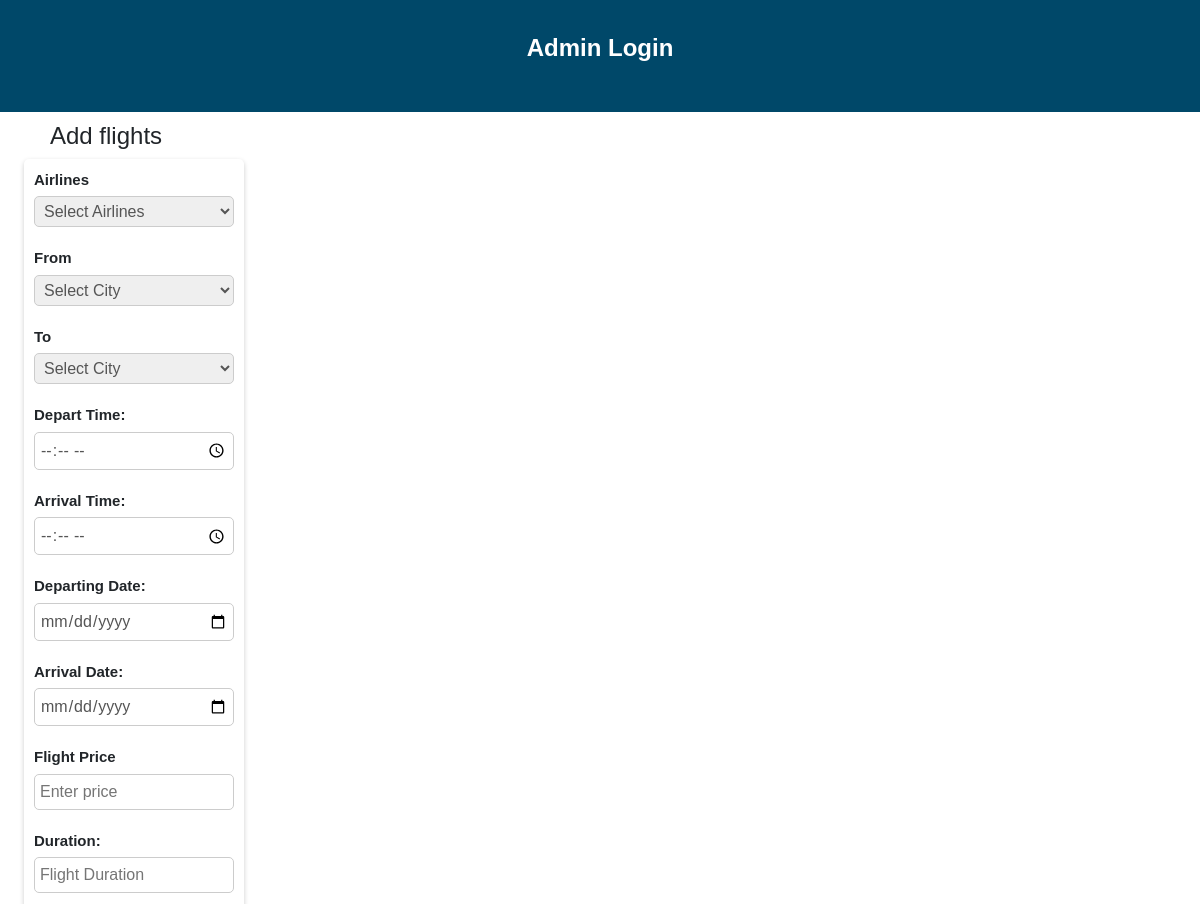
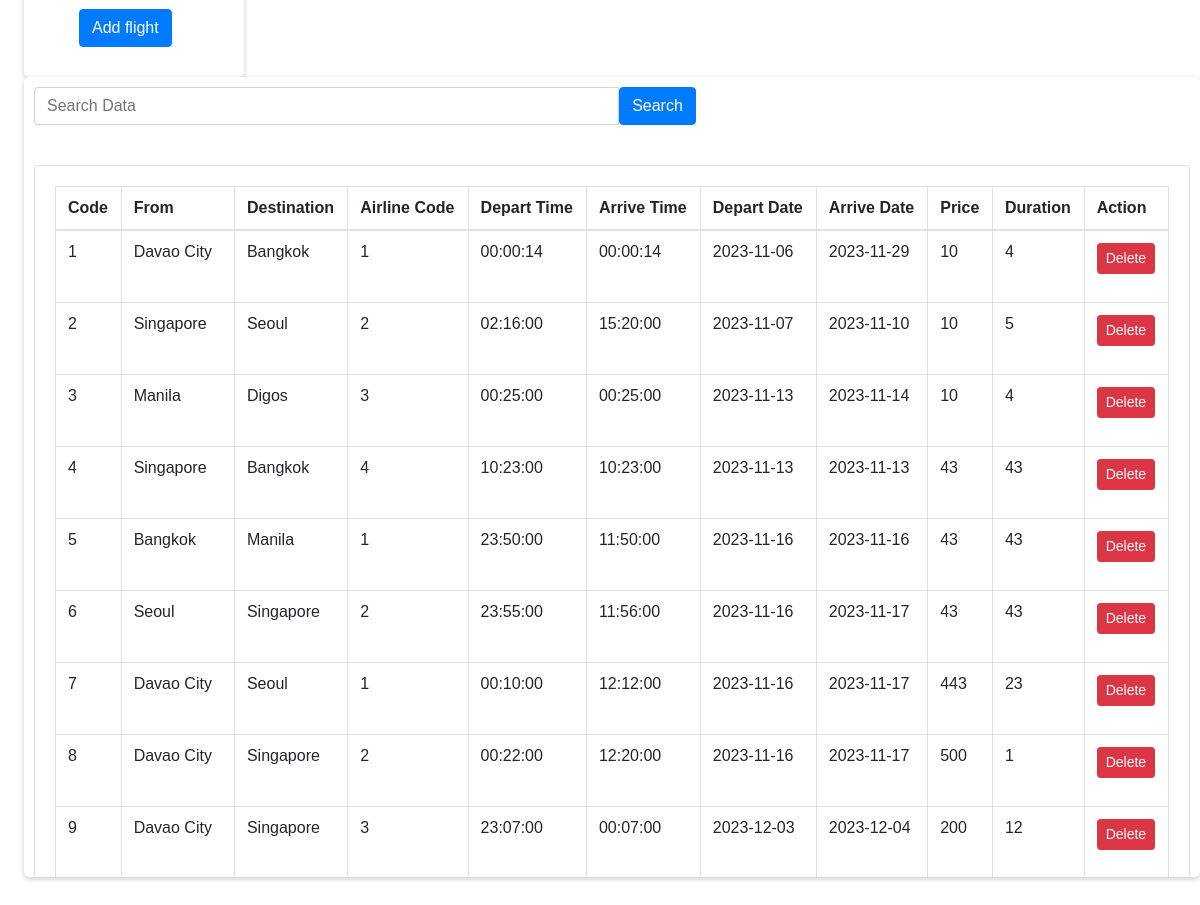
The app's page /admin/flights.php with its own data (2 pictures, top to bottom).
### tables this page shows
CREATE TABLE `flights` (
  `flight_id` int(255) NOT NULL,
  `from` varchar(45) NOT NULL,
  `to` varchar(45) NOT NULL,
  `depart_time` time NOT NULL,
  `airlines_id` int(255) NOT NULL,
  `arrive_time` time NOT NULL,
  `depart_date` date NOT NULL,
  `arrive_date` date NOT NULL,
  `price` int(255) NOT NULL,
  `duration` varchar(45) NOT NULL
);

### admin/flights.php (the view, shortened to what this page needs)
<?php
    include "includes/admin-header.php";
    include "includes/admin-head.php";
?>
<div class="body">
    <h1>Add flights</h1>
    <div class="container1">
         <form action="includes/flight.php" method="post" id="flight-form">
            <div class="input-container">
                <label for="airlines_id">Airlines</label>
                <select id="airlines_id" name="airlines_id" placeholder="Select Airlines" required>
                    <option value="">Select Airlines</option>
                </select>
            </div>
            <div class="input-container">
                <label for="from">From</label>
                <select id="from" name="from" placeholder="Select City" required>
                    <option value="">Select City</option>
                </select>
            </div>
            <div class="input-container">
                <label for="to">To</label>
                <select id="to" name="to" placeholder="Select City" required>
                    <option value="">Select City</option>
                    <?php
                    $query = "SELECT * FROM cities";
                    ?>
                </select>
            </div>
            <div class="input-container">
                <label for="depart-time">Depart Time:</label>
                <input type="time" id="depart-time" name="depart_time" placeholder="Enter departure time" required onchange="calculateDuration()">
            </div>
            <div class="input-container">
                <label for="arrival-time">Arrival Time:</label>
                <input type="time" id="arrival-time" name="arrive_time" placeholder="Enter arrival time" required onchange="calculateDuration()">
            </div>
            <div class="input-container">
                <label for="departing-date">Departing Date:</label>
                <input type="date" id="departing-date" name="depart_date" placeholder="Enter departing date" required onchange="calculateDuration()">
            </div>
            <div class="input-container">
                <label for="arrival-date">Arrival Date:</label>
                <input type="date" id="arrival-date" name="arrive_date" placeholder="Enter arrival date" required onchange="calculateDuration()">
            </div>
            <div class="input-container">
                <label for="price">Flight Price</label>
                <input type="number" id="price" name="price" placeholder="Enter price" required>
            </div>
            <div class="input-container">
                <label for="duration">Duration:</label>
                <input type="text" id="duration" name="duration" placeholder="Flight Duration" required readonly>
            </div>
            <div class="input-container">
                <input type="submit" class="btn btn-primary" value="Add flight">
            </div>
        </form>
    </div>
    <div class="tablecontainer1">
    <div class="row">
        <div class="col-md-7">
            <form action="" method="GET">
                <div class="input-group mb-3">
                    <input type="text" name="search" value="<?php if(isset($_GET['search'])){echo $_GET['search'];} ?>" class="form-control" placeholder="Search Data">
                    <button type="submit" class="btn btn-primary">Search</button>
                </div>
            </form>
        </div>
        <div class="col-md-12">
            <div class="card mt-4">
                <div class="card-body">
                    <table class="table table-bordered">
                        <thead>
                            <tr >
                                <th class="col-md-sm">Code</th>
                                <th>From</th>
                                <th>Destination</th>
                                <th>Airline Code</th>
                                <th>Depart Time</th>
                                <th>Arrive Time</th>
                                <th>Depart Date</th>
                                <th>Arrive Date</th>
                                <th>Price</th>
                                <th class="col-md-sm">Duration</th>
                                <th>Action</th>
                            </tr>
                        </thead>
                        <tbody>
                            <?php
                            $con = mysqli_connect('localhost', 'root', '', 'airline_booking_system');
                            if (isset($_GET['search'])) {
                                $filtervalues = $_GET['search'];
                                $query = "SELECT * FROM flights WHERE CONCAT(flight_id, Airline, `from`, `to`) LIKE '%$filtervalues%'";
                            } else {
                                $query = "SELECT * FROM flights";
                            }
                            $query_run = mysqli_query($con, $query);
                            if (mysqli_num_rows($query_run) > 0) {
                                foreach ($query_run as $items) {
                            ?>
                                    <tr>
                                        <td><?= $items['flight_id'] ?> </td>
                                        <td><?= $items['from'] ?> </td>
                                        <td><?= $items['to'] ?> </td>
                                        <td><?= $items['airlines_id'] ?> </td>
                                        <td><?= $items['depart_time'] ?> </td>
                                        <td><?= $items['arrive_time'] ?> </td>
                                        <td><?= $items['depart_date'] ?> </td>
                                        <td><?= $items['arrive_date'] ?> </td>
                                        <td><?= $items['price'] ?> </td>
                                        <td><?= $items['duration'] ?> </td>
                                        <td>
                                            <form action="connection.php" method="post">
                                                <button type="submit" class="btn btn-danger btn-sm" name="delete">Delete</button>
                                            </form>
                                        </td>
                                    </tr>
                            <?php
                                }
                            } else {
                            ?>
                                <tr>
                                    <td colspan="4">No Record Found</td>
                                </tr>
                            <?php
                            }
                            ?>
                        </tbody>
                    </table>
                </div>
            </div>
        </div>
    </div>
</div>
</div>

### css/headfoot-style.css (style rules this page uses)
body, header { margin: 0; padding: 0; }
body { background-color: aliceblue; }

### admin/css-admin/stlye.css (style rules this page uses)
.container1 { font-family: Arial, Helvetica, sans-serif; font-size: 15px; width: auto; height: auto; max-width: 50%; margin-left: 2%; position: center; padding: 10px; background-color: #ffffff; border-radius: 5px; box-shadow: 0 2px 5px rgba(0, 0, 0, 0.2); float: left; }
.tablecontainer1 { font-family: Arial, Helvetica, sans-serif; font-size: 15px; width: auto; height: 800px; overflow-y: auto; margin-left: 2%; padding: 10px; background-color: #ffffff; border-radius: 5px; box-shadow: 0 2px 5px rgba(0, 0, 0, 0.2); float: left; }
.body h1 { font-family: Arial, Helvetica, sans-serif; text-align: justify; font-size: 24px; margin-top: 0; padding-top: 10px; margin-left: 50px; }
.input-container { margin-bottom: 20px; width: 100%; }
.input-container label { display: block; font-weight: bold; margin-bottom: 5px; }
.input-container input[type="text"], .input-container input[type="number"], .input-container input[type="time"], .input-container input[type="date"], .input-container select { width: 200px; padding: 5px; border: 1px solid #ccc; border-radius: 5px; font-size: 16px; color: #555; }
.input-container input[type="submit"] { margin-left: 45px; }
#flight-form { margin-bottom: 20px; }

### records on screen
flights: flight_id "1", from "Davao City", to "Bangkok", airlines "1", depart_time "00:00:14", arrive_time "00:00:14", depart_date "2023-11-06", arrive_date "2023-11-29", price "10", duration "4"
flights: flight_id "2", from "Singapore", to "Seoul", airlines "2", depart_time "02:16:00", arrive_time "15:20:00", depart_date "2023-11-07", arrive_date "2023-11-10", price "10", duration "5"
flights: flight_id "3", from "Manila", to "Digos", airlines "3", depart_time "00:25:00", arrive_time "00:25:00", depart_date "2023-11-13", arrive_date "2023-11-14", price "10", duration "4"
flights: flight_id "4", from "Singapore", to "Bangkok", airlines "4", depart_time "10:23:00", arrive_time "10:23:00", depart_date "2023-11-13", arrive_date "2023-11-13", price "43", duration "43"
flights: flight_id "5", from "Bangkok", to "Manila", airlines "1", depart_time "23:50:00", arrive_time "11:50:00", depart_date "2023-11-16", arrive_date "2023-11-16", price "43", duration "43"
flights: flight_id "6", from "Seoul", to "Singapore", airlines "2", depart_time "23:55:00", arrive_time "11:56:00", depart_date "2023-11-16", arrive_date "2023-11-17", price "43", duration "43"
flights: flight_id "7", from "Davao City", to "Seoul", airlines "1", depart_time "00:10:00", arrive_time "12:12:00", depart_date "2023-11-16", arrive_date "2023-11-17", price "443", duration "23"
flights: flight_id "8", from "Davao City", to "Singapore", airlines "2", depart_time "00:22:00", arrive_time "12:20:00", depart_date "2023-11-16", arrive_date "2023-11-17", price "500", duration "1"
flights: flight_id "9", from "Davao City", to "Singapore", airlines "3", depart_time "23:07:00", arrive_time "00:07:00", depart_date "2023-12-03", arrive_date "2023-12-04", price "200", duration "12"
